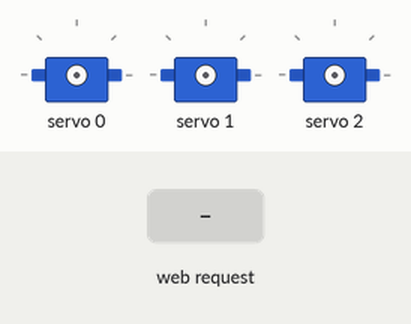
A sketch run on a simulated ESP32. On the bench: 3 × servo. The inputs (shaded band) are chosen by the test bench. What the sketch prints to the serial monitor is not drawn.

Above: at 1.3 s.
1.4 s: HTTP request GET /servo0_0 received
2.9 s: HTTP request GET /servo0_45 received
At 4.1 s:
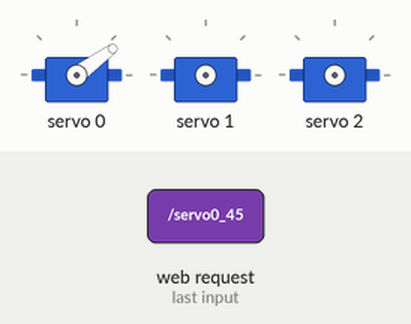
4.4 s: HTTP request GET /servo1_0 received
5.9 s: HTTP request GET /servo1_45 received
At 6.5 s:
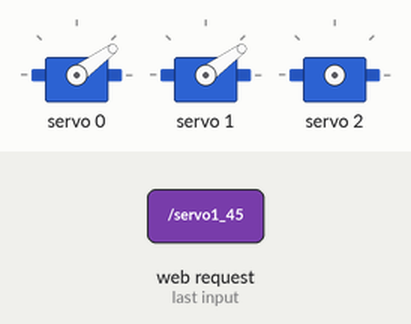
7.4 s: HTTP request GET /servo2_0 received
8.9 s: HTTP request GET /servo2_45 received
At 10.0 s:
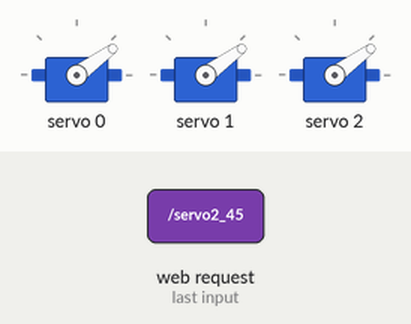
Timing chart, 0 to 11.4 s (numbered marks = the images above; inputs shaded):
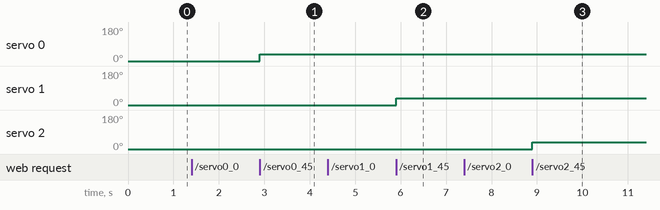

The sketch:

servoControlPCA9685ByWeb.ino
```cpp
#include <Adafruit_PWMServoDriver.h>
#include <Wire.h>
#include <WiFi.h>
#include <WiFiClient.h>
#include <WiFiServer.h>
#include <WebServer.h>

//默认地址 0x40
Adafruit_PWMServoDriver pwm = Adafruit_PWMServoDriver();

//舵机角度 min:102 max:510
#define SERVO_0  102
#define SERVO_45  187
//#define SERVO_90  280
//#define SERVO_135  373
//#define SERVO_180  510

String servo0State = "待机";
String servo1State = "待机";
String servo2State = "待机";

const char* ssid = "ESP32";
const char* password = "12345678";

WebServer server(80);

String HTML = "<!DOCTYPE html>\
<html>\
<body>\
<meta charset = \"utf-8\">\
<style> html{text-align:center;}</style>\
<h1>ESP32 Web Server</h1>\
<p>SERVO 0 - " + servo0State + "</p>\
<p><a href =\"/servo0_0\"><button>0度</button></a></p>\
<p><a href =\"/servo0_45\"><button>45度</button></a></p>\
<p>SERVO 1 - " + servo1State + "</p>\
<p><a href =\"/servo1_0\"><button>0度</button></a></p>\
<p><a href =\"/servo1_45\"><button>45度</button></a></p>\
<p>SERVO 2 - " + servo2State + "</p>\
<p><a href =\"/servo2_0\"><button>0度</button></a></p>\
<p><a href =\"/servo2_45\"><button>45度</button></a></p>\
</body>\
</html>";

void setup() {
  //串口初始化
  Serial.begin(115200);

  //pwm初始化
  pwm.begin();
  pwm.setPWMFreq(50);  // 50HZ更新频率，相当于20ms的周期

  //WiFi初始化
  Serial.println();
  Serial.println("Configuring access point...");
  WiFi.softAP(ssid,password);
  IPAddress myIP = WiFi.softAPIP();
  Serial.print("ESP32 AP IP address:  ");
  Serial.println(myIP);
  Serial.println();

  server.on("/", handle_root);
  server.on("/servo0_0",handle_servo0_0);
  server.on("/servo0_45",handle_servo0_45);
  server.on("/servo1_0",handle_servo1_0);
  server.on("/servo1_45",handle_servo1_45);
  server.on("/servo2_0",handle_servo2_0);
  server.on("/servo2_45",handle_servo2_45);

  server.begin();
  Serial.println("HTTP server started");

  delay(100);
}

void loop() {
  server.handleClient();
}

void handle_root() {
  server.send(200, "text/html", HTML);
}
void handle_servo0_0(){
  pwm.setPWM(0, 0, SERVO_0);
  servo0State = "0";
  server.send(200, "text/html", HTML);
}
void handle_servo0_45(){
  pwm.setPWM(0, 0, SERVO_45);
  servo0State = "45";
  server.send(200, "text/html", HTML);
}
void handle_servo1_0(){
  pwm.setPWM(1, 0, SERVO_0);
  servo1State = "0";
  server.send(200, "text/html", HTML);
}
void handle_servo1_45(){
  pwm.setPWM(1, 0, SERVO_45);
  servo1State = "45";
  server.send(200, "text/html", HTML);
}
void handle_servo2_0(){
  pwm.setPWM(2, 0, SERVO_0);
  servo2State = "0";
  server.send(200, "text/html", HTML);
}
void handle_servo2_45(){
  pwm.setPWM(2, 0, SERVO_45);
  servo2State = "45";
  server.send(200, "text/html", HTML);
}
```

Measured:
- after the input at 2.9 s, servo 0: 0° → 36° at once
- after the input at 5.9 s, servo 1: 0° → 36° at once
- after the input at 8.9 s, servo 2: 0° → 36° at once
